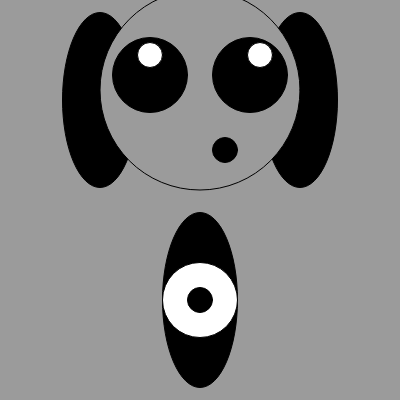
Frame 1 (no input)
Frame 60 (no input): identical to frame 1, image omitted
Frame 120 (the mouse pressed at the canvas centre since frame 60): identical to frame 1, image omitted

The p5.js sketch that drew this single still picture (run headless with seeded random() and noise() and a simulated clock; from frame 60 on, the mouse is pressed at the canvas centre):

// p5.js sketch
// ── sketch.js
function setup() {
    createCanvas(400, 400);
}
  // Put things you want to run once in here. 

function draw() {
    background(155);
    fill(0);
    ellipse(100, 100, 75, 175);
    ellipse(200, 300, 75, 175);
    ellipse(300, 100, 75, 175);
    fill(155);
    ellipse(200, 90, 200);
    fill(0);
    ellipse(150, 75, 75);
    ellipse(250, 75, 75);
    ellipse(225, 150, 25);
    fill(255);
    ellipse(260, 55, 25);
    ellipse(150, 55, 25);
    ellipse(200, 300, 75);
    fill(0);
    ellipse(200, 300, 25);
  // Put things you want to over and over here. 
}
